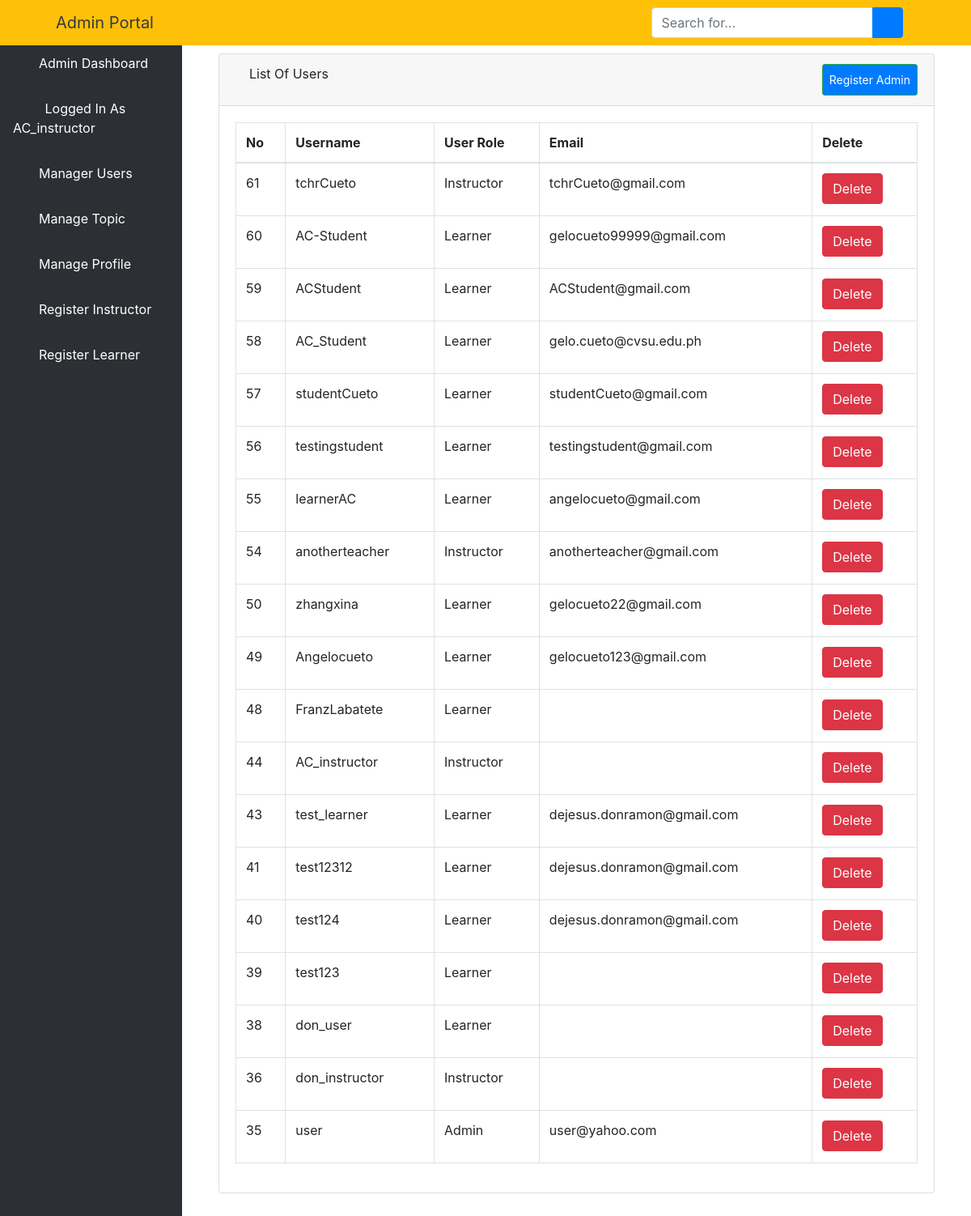
Screenshot of /aluser/ (signed in) with the database file from the repository.
### elearn/models.py (models this page shows)
class User(AbstractUser):
    is_learner = models.BooleanField(default=False)
    is_instructor = models.BooleanField(default=False)
    is_admin = models.BooleanField(default=False)

### elearn/views.py (the view)
# urls.py: path('aluser/', views.ListUserView.as_view(), name='aluser'),
class ListUserView(LoginRequiredMixin, ListView):
    model = User
    template_name = 'dashboard/admin/list_users.html'
    context_object_name = 'users'
    paginated_by = 10
    def get_queryset(self):
        return User.objects.order_by('-id')

### elearn/templates/dashboard/admin/list_users.html (shortened to what this page needs)
{% extends 'dashboard/admin/base.html' %}
{% block body %}
    <div class="container-fluid">
        <div class="row">
            <div class="col-12 mb-3">
                <div class="col-12 mb-3">
                    <div id="content-wrapper">
                        <div class="container-fluid">
                            <div class="card mb-3">
                                <div class="card-header">
                                    <i class="fas fa-table"></i>
                                    List Of Users
                                    <a class="btn btn-sm btn-success" href="{% url 'create_user_form' %}"
                                       style="padding: 8px; float: right; background-color: #007bff; color: white;">Register
                                        Admin</a>
                                </div>
                                <div class="card-body">
                                    <div class="table-responsive">
                                        <table class="table table-bordered" id="dataTable" width="100%" cellspacing="0">
                                            <thead>
                                            <tr>
                                                <th>No</th>
                                                <th>Username</th>
                                                <th>User Role</th>
                                                <th>Email</th>
                                                <th>Delete</th>
                                            </tr>
                                            </thead>
                                            <tbody>
                                            {% if users %}
                                                {% for user in users %}
                                                    <tr>
                                                        <td>{{ user.id }}</td>
                                                        <td>{{ user.username }}</td>
                                                        <td>{% if user.is_learner == True %}
                                                            <p>Learner</p>
                                                        {% elif user.is_admin == True %}
                                                            <p>Admin</p>
                                                        {% else %}
                                                            <p>Instructor</p>
                                                        {% endif %}
                                                        </td>
                                                        <td>{{ user.email }}</td>
                                                        <td>
                                                            <a href="{% url 'aduser' user.pk %}">
                                                                <button type="button" class="btn btn-danger"> Delete
                                                                </button>
                                                            </a>
                                                        </td>
                                                    </tr>
                                                {% endfor %}
                                            {% endif %}
                                            </tbody>
                                        </table>
                                    </div>
                                </div>
                            </div>
                        </div>
                    </div>
                </div>
            </div>
        </div>
    </div>
{% endblock %}

### elearn/templates/dashboard/admin/base.html (shortened to what this page needs)
<!DOCTYPE html>
<html lang="en">
<head>
    {% load static %}
    <link href="{% static 'vendor/fontawesome-free/css/all.min.css' %}" rel="stylesheet" type="text/css">
    <link href="{% static 'vendor/datatables/dataTables.bootstrap4.css' %}" rel="stylesheet">
    <link href="{% static 'css/sb-admin.css' %}" rel="stylesheet">
</head>
<body id="page-top">
<nav class="navbar navbar-expand navbar-dark bg-warning fixed-top">
    <button class="btn btn-link btn-sm text-dark order-1 order-sm-0" id="sidebarToggle" href="#">
        <i class="fas fa-bars"></i>
    </button>
    <a class="navbar-brand ml-4 text-dark" href="">Admin Portal</a>
    <form class="d-none d-md-inline-block form-inline ml-auto mr-0 mr-md-3 my-2 my-md-0">
        <div class="input-group">
            <input type="text" class="form-control" placeholder="Search for..." aria-label="Search"
                   aria-describedby="basic-addon2">
            <div class="input-group-append">
                <button class="btn btn-primary" type="button">
                    <i class="fas fa-search"></i>
                </button>
            </div>
        </div>
    </form>
    <ul class="navbar-nav ml-auto ml-md-0">
        <li class="nav-item dropdown no-arrow">
            <a class="nav-link dropdown-toggle" href="#" id="userDropdown" role="button" data-toggle="dropdown"
               aria-haspopup="true" aria-expanded="false">
                <i class="fas fa-user-circle fa-fw text-dark mr-3"></i>
            </a>
        </li>
    </ul>
</nav>
<div id="wrapper" style="padding-top: 50px;">
    <ul class="sidebar navbar-nav">
        <li class="nav-item active">
            <a class="nav-link" href="{% url 'dashboard' %}">
                <i class="fa fa-home" aria-hidden="true"></i>
                <span>Admin Dashboard</span>
            </a>
        </li>
        <li class="nav-item active">
            <a class="nav-link" href="">
                <i class="fas fa-user-circle fa-fw text-warning"></i>
                <span>Logged In As {{ user.username }}</span>
            </a>
        </li>
        <li class="nav-item">
            <a class="nav-link" href="{% url 'aluser' %}">
                <i class="fas fa-users"></i>
                <span style="color: white">Manager Users</span>
            </a>
        </li>
        <li class="nav-item dropdown no-arrow">
            <a class="nav-link dropdown-toggle" data-toggle="dropdown" aria-haspopup="true" aria-expanded="false"
               href="">
                <i class="fas fa-bell"></i>
                <span style="color: white">Manage Topic</span>
            </a>
        </li>
        <li class="nav-item dropdown no-arrow">
            <a class="nav-link dropdown-toggle" data-toggle="dropdown" aria-haspopup="true" aria-expanded="false"
               href="">
                <i class="fas fa-user"></i>
                <span style="color: white">Manage Profile</span>
            </a>
        </li>
        <li class="nav-item">
            <a class="nav-link" href="{% url 'isign' %}">
                <i class="fas fa-chalkboard-teacher"></i>
                <span style="color: white">Register Instructor</span>
            </a>
        </li>
        <li class="nav-item">
            <a class="nav-link" href="{% url 'addlearner' %}">
                <i class="fas fa-user-graduate"></i>
                <span style="color: white">Register Learner</span>
            </a>
        </li>
    </ul>
    {% block body %}{% endblock %}
</div>

### rows the page displays
User: username "AC_instructor", id "44", is_learner "Instructor"
User: id "61", username "tchrCueto", is_learner "Instructor", email "tchrCueto@gmail.com"
User: id "60", username "AC-Student", is_learner "Learner", email "gelocueto99999@gmail.com"
User: id "59", username "ACStudent", is_learner "Learner", email "ACStudent@gmail.com"
User: id "58", username "AC_Student", is_learner "Learner", email "gelo.cueto@cvsu.edu.ph"
User: id "57", username "studentCueto", is_learner "Learner", email "studentCueto@gmail.com"
User: id "56", username "testingstudent", is_learner "Learner", email "testingstudent@gmail.com"
User: id "55", username "learnerAC", is_learner "Learner", email "angelocueto@gmail.com"
User: id "54", username "anotherteacher", is_learner "Instructor", email "anotherteacher@gmail.com"
User: id "50", username "zhangxina", is_learner "Learner", email "gelocueto22@gmail.com"
User: id "49", username "Angelocueto", is_learner "Learner", email "gelocueto123@gmail.com"
User: id "48", username "FranzLabatete", is_learner "Learner"
User: id "43", username "test_learner", is_learner "Learner", email "dejesus.donramon@gmail.com"
User: id "41", username "test12312", is_learner "Learner", email "dejesus.donramon@gmail.com"
User: id "40", username "test124", is_learner "Learner", email "dejesus.donramon@gmail.com"
User: id "39", username "test123", is_learner "Learner"
User: id "38", username "don_user", is_learner "Learner"
User: id "36", username "don_instructor", is_learner "Instructor"
User: id "35", username "user", is_learner "Admin", email "user@yahoo.com"
